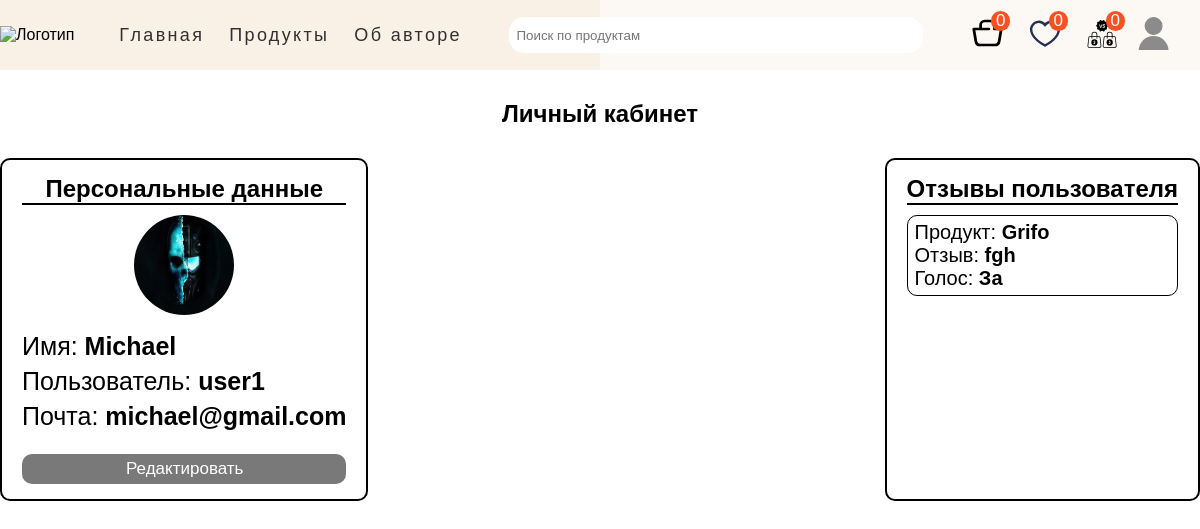
The app's page /profile/ (signed in) with its own data.
### main_page/models.py (models this page shows, shortened)
class Menu(models.Model):
    title = models.CharField(max_length=50)
    url = models.CharField(max_length=100)
    class Meta:
        verbose_name = 'Меню'
        verbose_name_plural = 'Меню'

class Review(models.Model):
    VOTE_TYPE = (
        ('За', 'Голос за'),
        ('Против', 'Голос против')
    )
    owner = models.ForeignKey(Profile, on_delete=models.CASCADE, verbose_name='Автор')
    product = models.ForeignKey(Product, on_delete=models.CASCADE, verbose_name='Отзыв на')
    body = models.TextField(null=True, blank=True, verbose_name='Комментарий')
    value = models.CharField(max_length=200, choices=VOTE_TYPE, verbose_name='Голос', null=True)
    created = models.DateTimeField(auto_now_add=True, verbose_name='Создан')
    class Meta:
        unique_together = [['owner', 'product'], ]
        verbose_name = 'Отзыв'
        verbose_name_plural = 'Отзывы'

class Product(models.Model):
    category = models.ForeignKey(Category, on_delete=models.CASCADE, null=True,
                                 verbose_name='Категория')
    name = models.CharField(max_length=50, db_index=True, verbose_name='Наименование', null=True)
    slug = models.SlugField(max_length=100, db_index=True, null=True, verbose_name='Слаг')
    description = models.TextField(max_length=350, verbose_name='Описание', null=True)
    img = models.ImageField(upload_to='main_page/images', verbose_name='Изображение', null=True)
    width = models.CharField(max_length=10, verbose_name='Ширина (см)', null=True)
    height = models.CharField(max_length=10, verbose_name='Высота (см)', null=True)
    weight = models.CharField(max_length=10, verbose_name='Вес (кг)', null=True)
    price = models.FloatField(max_length=6, verbose_name='Цена (руб)', null=True)
    discount_price = models.CharField(max_length=10, null=True, verbose_name='Цена со скидкой')
    start_date = models.DateTimeField(null=True, blank=True, verbose_name='Дата старта распродажи')
    end_date = models.DateTimeField(null=True, blank=True, verbose_name='Дата окончания распродажи')
    availability_status = models.ForeignKey(ProductAvailability, on_delete=models.CASCADE, null=True, verbose_name='Наличие')
    vote_total = models.IntegerField(default=0, null=True, blank=True)
    vote_ratio = models.IntegerField(default=0, null=True, blank=True)
    created = models.DateTimeField(auto_now_add=True, null=True)
    updated = models.DateTimeField(auto_now=True, null=True)
    cart_prods = models.ForeignKey(ShoppingCart, on_delete=models.CASCADE, null=True)
    class Meta:
        ordering = ('name', '-vote_ratio', '-vote_total')
        index_together = ('id', 'slug',)
        verbose_name = 'Товар'
        verbose_name_plural = 'Товары'

### users/models.py (models this page shows, shortened)
class Profile(models.Model):
    user = models.OneToOneField(User, on_delete=models.CASCADE, blank=True, null=True)
    name = models.CharField(max_length=100, blank=True, null=True)
    username = models.CharField(max_length=100, blank=True, null=True)
    email = models.EmailField(max_length=100, blank=True, null=True)
    img = models.ImageField(upload_to='profiles/', blank=True, null=True, default='profile/user-default.png')
    created = models.DateTimeField(auto_now_add=True)

### users/views.py (the view)
# urls.py: path('profile/', views.user_profile, name='profile'),
@login_required
def user_profile(request):
    menu = Menu.objects.all()
    profile = request.user.profile
    reviews = profile.review_set.all()
    cart_prods_counter = request.user.shoppingcart_set.all()
    favourite_prods_counter = request.user.favourite_set.all()
    compare_prods_counter = request.user.compare_set.all()
    return render(request, 'users/profile.html', {
        'menu': menu,
        'profile': profile,
        'reviews': reviews,
        'cart_prods_counter': cart_prods_counter,
        'favourite_prods_counter': favourite_prods_counter,
        'compare_prods_counter': compare_prods_counter,
    })

### templates/users/profile.html (shortened to what this page needs)
{% extends 'main_page/base.html' %}
{% load static %}
{% block css %}
    <link rel="stylesheet" href="{% static 'css/profile.css' %}">
{% endblock %}
{% block content %}
    <section class="profile-content">
        <h2 class="title" style="text-align: center">Личный кабинет</h2>
        <div class="person-block container">
            {% if not user.is_staff and not user.is_superuser%}
                <div class="person-card">
                    <div class="person-details">
                        <h2 class="personal-data-title">Персональные данные</h2>
                        <div class="person-photo">
                            <img src="{{ profile.img.url }}" width="100" height="100" alt="Фото профиля">
                        </div>
                        <div class="person-info">
                            <p>Имя: <b>{{ profile.name }}</b></p>
                            <p>Пользователь: <b>{{ profile.username }}</b></p>
                            <p>Почта: <b>{{ profile.email }}</b></p>
                        </div>
                    </div>
                    <div class="edit-profile-button">
                        <a class="edit-btn" href="{% url 'edit-profile' %}">Редактировать</a>
                    </div>
                </div>
                <div class="person-reviews">
                    <h2 class="user-reviews-title">Отзывы пользователя</h2>
                    <div class="reviews-tape">
                        {% for review in reviews %}
                            <div class="review-card">
                                <p>Продукт:
                                    <a href="{% url 'main_page:product_detail' review.product.id review.product.slug %}">
                                        <b>{{ review.product.name }}</b>
                                    </a>
                                </p>
                                <p>Отзыв: <b>{{ review.body }}</b></p>
                                <p>Голос: <b>{{ review.value }}</b></p>
                            </div>
                        {% endfor %}
                    </div>
                </div>
            {% endif %}
        </div>
    </section>
{% endblock %}

### templates/main_page/base.html (shortened to what this page needs)
<!DOCTYPE html>
{% load static %}
<html lang="en">
<head>
    <link rel="stylesheet" href="{% static 'css/base.css' %}">
    <link rel="stylesheet" href="{% static 'fonts/Gilroy-Medium.woff' %}">
    {% block css %} {% endblock %}
</head>
<body>
    <header class="page-header">
        <div class="page-header__wrapper container">
            <nav class="site-nav page-header__site-nav">
                <div class="page-header__logo">
                    <a href="{% url 'home_page' %}">
                        <img src="{% static 'main_page/funiro-logo.svg' %}" alt="Логотип">
                    </a>
                </div>
                <ul class="site-nav__list">
                    {% for item in menu %}
                        <li class="site-nav__item"><a href="{{ item.url }}">{{ item.title }}</a></li>
                    {% endfor %}
                </ul>
            </nav>
            <div class="site-nav__search-block">
                <form action="{% url 'main_page:index' %}" method="get">
                    <div class="form_field">
                        <input class="search-bar" id="formInput#search" type="text" name="search_query"
                               value="{{ search_query }}" placeholder="Поиск по продуктам"/>
                    </div>
                </form>
            </div>
            <div class="user-nav__user-block">
                {% if user.is_authenticated %}
                    <div class="user-nav__shop_block">
                        <span class="cart-counter">{{ cart_prods_counter.count }}</span>
                        <span class="favourite-counter">{{ favourite_prods_counter.count }}</span>
                        <span class="compare-counter">{{ compare_prods_counter.count }}</span>
                        <a href="{% url 'cart:cart' %}"><img src="{% static 'main_page/shop_cart.svg' %}"
                                                             height="32" width="33" alt="Корзина товаров">
                        </a>
                        <a href="{% url 'favourites:all_products' %}"><img src="{% static 'main_page/favourites-icon.svg' %}"
                                                                           width="32" height="33" alt="Избранное">
                        </a>
                        <a href="{% url 'compare:all_compare' %}"><img src="{% static 'main_page/compare.svg' %}"
                                                                       width="32" height="33" alt="Избранное">
                        </a>
                    </div>
                    <div class="user-nav__profile">
                        <a class="user-nav__logo" id="user-icon" href="{% url 'main_page:index' %}">
                            <img src="{% static 'main_page/user_logo.svg' %}"
                                 width="32" height="33" alt="Пользователь">
                        </a>
                    </div>
                {% else %}
                    <ul class="user-nav__user-auth">
                        <li><a href="{% url 'signup' %}">Зарегистрироваться</a></li>
                        <li><a href="{% url 'login' %}">Войти</a></li>
                    </ul>
                {% endif %}
            </div>
        </div>
    </header>
{% block content %}{% endblock %}
</body>
</html>

### main_page/static/css/base.css (style rules this page uses)
html, body { height: 100%; }
body { padding: 0; margin: 0; font-family: 'Gilroy Medium', 'Arial', sans-serif; background-color: #ffffff; }
.page-header { left: 0; background-image: url("../main_page/main-back-2.png"), url("../main_page/main-back-1.png"); background-size: 50% 100%, 50% 100%; background-repeat: no-repeat, no-repeat; background-position: left, right; }
h1, h2, h3, p { margin: 0; padding: 0; }
.container { max-width: 1240px; min-width: 320px; margin: 0 auto; box-sizing: border-box }
a { text-decoration: none; color: black; cursor: pointer; }
.page-header { position: sticky; top: 0; z-index: 100; }
ul { margin: 0; padding: 0; }
.page-header { background-color: lightgray; }
.page-header__wrapper { display: flex; flex-wrap: wrap; justify-content: space-between; align-items: center; height: 70px; }
.page-header__site-nav { display: flex; align-items: center; }
.site-nav__list { display: flex; margin-left: 20px; list-style: none; }
.site-nav__search-block { position: relative; }
.site-nav__search-block input { width: 400px; height: 30px; border-radius: 15px; padding: 3px 7px 3px 7px; border: none; }
.site-nav__item, .user-nav__logo { margin: 15px 0 15px 0; padding-left: 25px; }
.site-nav__item a { font-size: 18px; line-height: 19px; color: #303032; letter-spacing: .13em; }
.user-nav__user-block { display: flex; align-items: center; }
.user-nav__logo { margin: 0; padding: 0; }
.user-nav__profile { display: flex; justify-content: center; flex-direction: column; align-items: center; margin-right: 30px; }
.user-nav__profile { position: relative; display: block; }
.user-nav__shop_block { display: flex; position: relative; margin-right: 20px; }
.user-nav__shop_block a:not(:last-child) { margin-right: 25px; }
.user-nav__shop_block span { position: absolute; text-transform: uppercase; font-size: 17px; padding: 0 5px 0 5px; border-radius: 100%; color: white; background-color: #f55123; }
.cart-counter { top: -6px; left: 20px; }
.favourite-counter { top: -6px; right:50px; }
.compare-counter { top: -6px; right: -7px; }

### users/static/css/profile.css (style rules this page uses)
.title { padding: 30px 0 30px 0; }
.person-block { display: flex; justify-content: space-between; }
.person-card, .person-reviews { border: 2px solid black; padding: 15px 20px 15px 20px; border-radius: 10px; }
.person-card { display: flex; flex-direction: column; justify-content: space-between; }
.personal-data-title, .user-reviews-title { text-align: center; }
.person-block h2 { border-bottom: 2px solid black; }
.person-photo { padding: 10px 0 10px 0; text-align: center; }
.person-photo img { border-radius: 100%; }
.person-info p { font-size: 25px; padding: 3px 0 3px 0; }
.reviews-tape { margin-top: 10px; }
.review-card { border: 1px solid black; padding: 5px 7px 5px 7px; border-radius: 10px; }
.review-card p { font-size: 20px; }
.edit-profile-button { text-align: center; padding: 5px 5px 5px 6px; background-color: #797979; border-radius: 10px; width: 100%; box-sizing: border-box; margin-top: 20px; }
.edit-btn { color: white; text-align: center; padding: 10px; font-size: 17px; }

### records on screen
Menu: title "Главная"
Menu: title "Продукты"
Menu: title "Об авторе"
Profile: img (picture), name "Michael", username "user1", email "michael@gmail.com"
Review: product.name "Grifo", body "fgh", value "За"

### other values on screen
{{ cart_prods_counter.count }} "0"
{{ favourite_prods_counter.count }} "0"
{{ compare_prods_counter.count }} "0"
